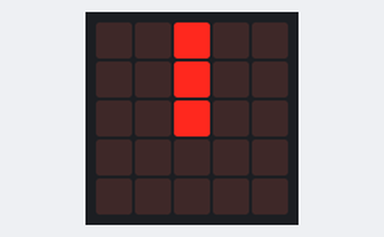
This program was run on a simulated BBC micro:bit (MakeCode). Parts: the board's 5×5 LED display.

Above: at 0.21 s.
At 0.63 s:
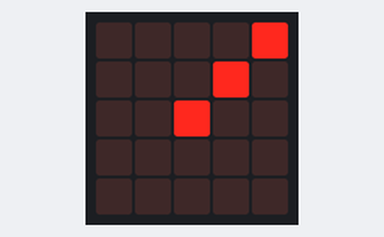
At 1.05 s:
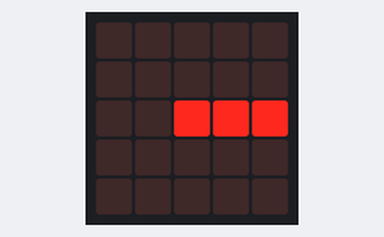
At 1.47 s:
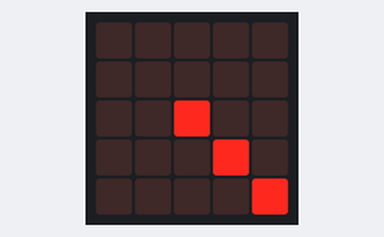
At 2.31 s:
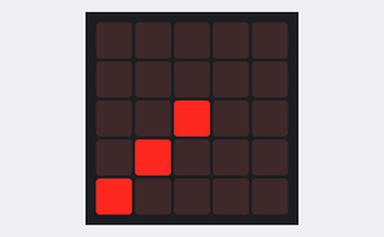
At 3.16 s:
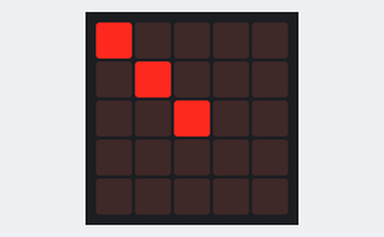

The program:

main.ts
```typescript
basic.forever(function () {
    basic.showLeds(`
        . . # . .
        . . # . .
        . . # . .
        . . . . .
        . . . . .
        `)
    basic.pause(20)
    basic.showLeds(`
        . . . . #
        . . . # .
        . . # . .
        . . . . .
        . . . . .
        `)
    basic.pause(20)
    basic.showLeds(`
        . . . . .
        . . . . .
        . . # # #
        . . . . .
        . . . . .
        `)
    basic.pause(20)
    basic.showLeds(`
        . . . . .
        . . . . .
        . . # . .
        . . . # .
        . . . . #
        `)
    basic.pause(20)
    basic.showLeds(`
        . . . . .
        . . . . .
        . . # . .
        . . # . .
        . . # . .
        `)
    basic.pause(20)
    basic.showLeds(`
        . . . . .
        . . . . .
        . . # . .
        . # . . .
        # . . . .
        `)
    basic.pause(20)
    basic.showLeds(`
        . . . . .
        . . . . .
        # # # . .
        . . . . .
        . . . . .
        `)
    basic.pause(20)
    basic.showLeds(`
        # . . . .
        . # . . .
        . . # . .
        . . . . .
        . . . . .
        `)
    basic.pause(20)
})
```

test.ts
```typescript
// aquí va el archivo "tests"; esto no se compilará cuando este paquete se utilice como una extensión.
```

Measured:
- by itself, everything shown: repeats every 3.4 s, in 8 steps
- what the display in image 1 shows lasts 0.4 s, from 0.4 s to 0.8 s
